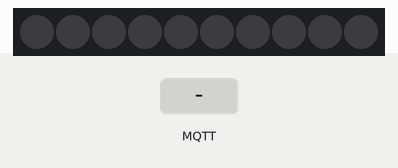
Recording of a sketch running on a simulated ESP8266 (Wemos D1 mini). Parts: 10 RGB LEDs in strip order, left to right. Inputs (shaded band) come from the test bench. WiFi joins after 1.5 s; servers stay silent unless stated; no MQTT or app messages arrive unless stated; what the sketch prints to the serial monitor is not drawn.

Above: at 3.2 s.
3.3 s: MQTT message "rainbow" arrives on the first subscribed topic
At 3.45 s:
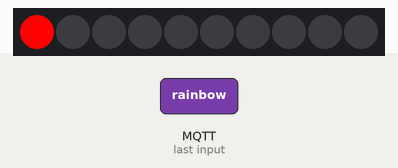
5.8 s: MQTT message "red" arrives on the first subscribed topic
At 7.0 s:
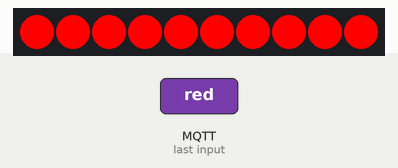
7.3 s: MQTT message "green" arrives on the first subscribed topic
At 8.4 s:
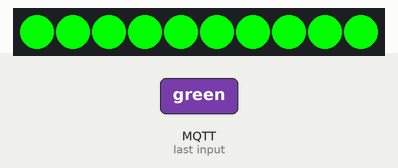
8.8 s: MQTT message "blue" arrives on the first subscribed topic
At 9.5 s:
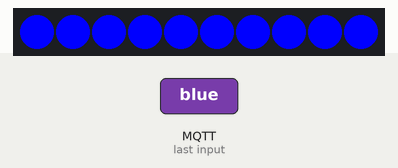
10.3 s: MQTT message "rainbow" arrives on the first subscribed topic
At 10.45 s:
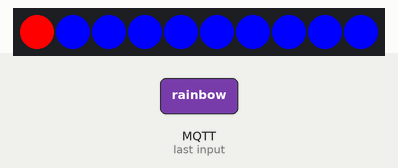
Timing chart, 0 to 13.1 s (numbered marks = the images above; inputs shaded):
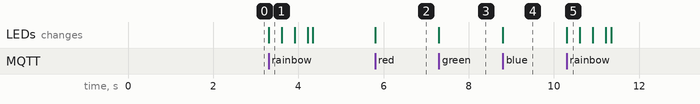

The sketch:

led_strip_wemos_shiftrio.ino
```cpp
#include <Adafruit_NeoPixel.h>

/* WiFi Info */
#define WIFI_SSID "<Wifi name>"
#define WIFI_PASS "<Wifi passwd>"

/* Shiftr Info */
#define SHIFTR_NAME "<device name>"
#define SHIFTR_USER "<Key/User>"
#define SHIFTR_PASS "<Your passwd>"

/* Pins */
#define PIN D4
#define NUM_LEDS 10
#define BRIGHTNESS 255  // Values between 0 ... 255.
#define DEALAY_VAL 10

#include <ESP8266WiFi.h>
//#include <WiFi101.h> // Sisällytetään kirjasto WiFi-yhteyksiä varten
#include <MQTTClient.h> // Sisällytetään kirjasto MQTT-protokollaa varten

WiFiClient net; // WiFi-yhteyksiä ylläpitävä olio
MQTTClient client; // MQTT-protokollan yhteyksiä ylläpitävä olio

Adafruit_NeoPixel strip = Adafruit_NeoPixel(NUM_LEDS, PIN, NEO_GRB + NEO_KHZ800);

void setup() {
  strip.begin();
  Serial.begin(9600);

  //WiFi.setPins(8, 7, 4, 2); // Adafruit Feather M0 WiFi:ä varten tarvittu "uudelleenjärjestely"
  WiFi.begin(WIFI_SSID, WIFI_PASS);

  client.begin("broker.shiftr.io", net); // Valmistellaan shiftr.io yhteys
  client.onMessage(messageReceived); // Kerrotaan MQTT:lle, että haluamme prosessoida meille lähetetyt viestit funktiossa messageReceived()

  connect(); // Yhdistetään WiFiin ja shiftr.io:hon. Kts. ohjelman viimeinen funktio lisätietoja varten
  client.subscribe("/testing_raspbians"); // Aloitetaan kuuntelemaan /leda, täältä saamme viestejä joissa on sensorien arvoja
}

void messageReceived(String &topic, String &payload) {
  String message = payload; //
  if (message == "red"){
    for (int i=0; i <= NUM_LEDS; i++){
      strip.setPixelColor(i, strip.Color(255,0,0));
      }
    strip.show();
    }
  else if (message == "green"){
    for (int i=0; i <= NUM_LEDS; i++){
      strip.setPixelColor(i, strip.Color(0,255,0));
      }
    strip.show();
    }
  else if (message == "blue"){
    for (int i=0; i <= NUM_LEDS; i++){
      strip.setPixelColor(i, strip.Color(0,0,255));
      }
    strip.show();
    }
  else if (message == "nolight"){
    for (int i=0; i <= NUM_LEDS; i++){
      strip.setPixelColor(i, strip.Color(0,0,0));
      }
    strip.show();
    }
  else if (message == "rainbow"){
    chase(strip.Color(255, 0, 0)); // Red
    chase(strip.Color(0, 255, 0)); // Green
    chase(strip.Color(0, 0, 255)); // Blue
    }
}

void loop() {
  client.loop(); // Päivitetään MQTT-yhteydet

  if (!client.connected()) { // Jos yhteys on katkennut... ("!" tarkoittaa "ei" eli tämän rivin voi lukea "jos ei ole niin, että client on connected")
    connect(); // Yhdistetään uudestaan!
  }
}

void connect() {
  Serial.print("Yhdistetaan WiFiin.."); // Printataan Serial-yhteyden kautta, että olemme yhdistämisvaiheessa
  while (WiFi.status() != WL_CONNECTED) { // Toistetaan seuraavaa niin pitkään kun WiFi ei ole yhdistetty (kun "status" ei ole "connected")
    Serial.print("."); // Printataan piste, jotta tiedämme ettei ohjelma jäätynyt
    delay(1000); // Odotetaan sekunti (1000 millisekuntia), sitten tarkistetaan yhteys uudestan
  }
  Serial.println(""); // Printataan hieman tyhjiä rivejä, jotta ulostulo olisi siistimpi

  Serial.print("Yhdistetaan shiftr.io:n..."); // Sama kuin aiemmin WiFi:n kanssa, mutta nyt shiftr.io:n kanssa
  while (!client.connect(SHIFTR_NAME, SHIFTR_USER, SHIFTR_PASS)) { // Yritetään yhdistää shiftr.io:hon
    Serial.print(".");
    delay(1000);
  }
  Serial.println(""); // Printataan taas hieman tyhjiä rivejä siisteyden vuoksi

  Serial.println("Valmista tuli!"); // Nyt on kaikki yhdistelyt valmiita, printataan vielä varmistus Serialiin
}
static void chase(uint32_t c) {
  for (uint16_t i = 0; i < strip.numPixels() + 4; i++) {
    strip.setPixelColor(i  , c); // Draw new pixel
    strip.setPixelColor(i - 4, 0); // Erase pixel a few steps back
    strip.show();
    delay(25);
  }
}
```

Measured:
- after the input at 3.3 s, the LEDs: change at once (image 1)
- after the input at 5.8 s, the LEDs: change at once (image 2)
- after the input at 7.3 s, the LEDs: change at once (image 3)
- after the input at 8.8 s, the LEDs: change at once (image 4)
- after the input at 10.3 s, the LEDs: change at once (image 5)
